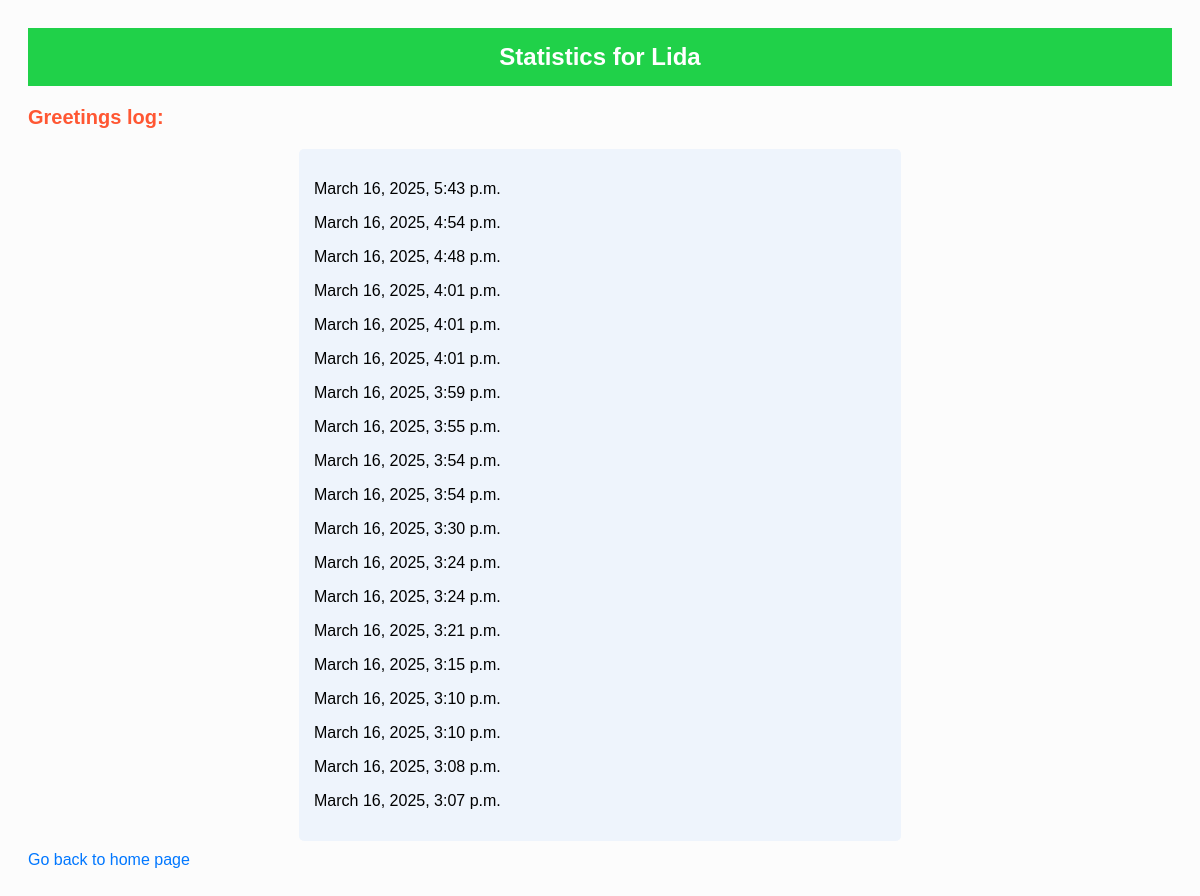
/stats/Lida/, run on an earlier commit of the app's database.
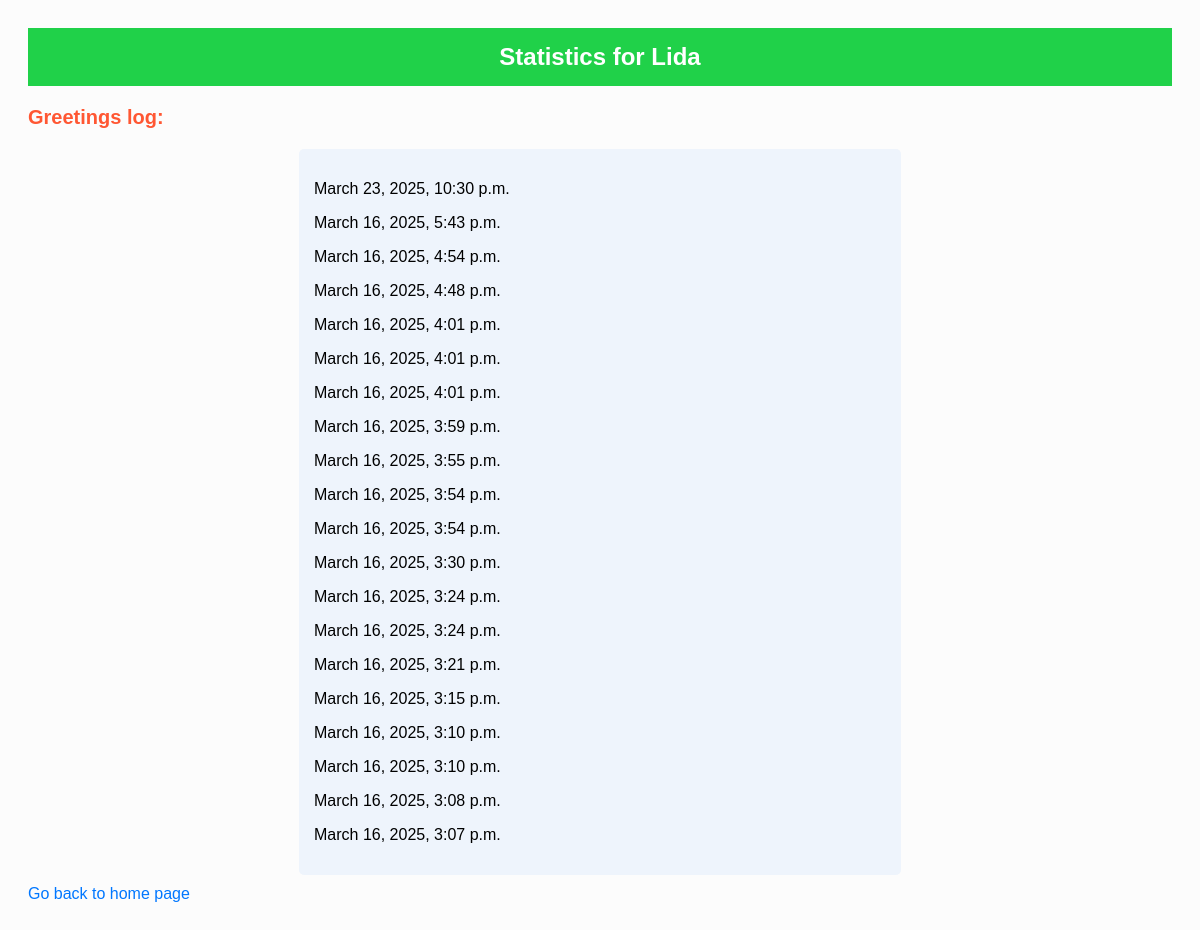
And on a later commit of the database.
### myapp/models.py (models this page shows, shortened)
class Message(models.Model):
    name = models.CharField(max_length=200)
    timestamp = models.DateTimeField(auto_now_add=True)

### myapp/views.py (the view)
# urls.py: path('stats/<str:name>/', views.stats_name, name='stats_name'),
def stats_name(request, name):
    greetings = Message.objects.filter(name=name).order_by("-timestamp")
    return render(request, "stats_name.html", {"name": name, "greetings": greetings})

### myapp/templates/stats_name.html (shortened to what this page needs)
<!DOCTYPE html>
<html lang="en">
<head>
</head>
<body>
    <div class="header">Statistics for {{ name }}</div>
    <div class="content">
        <p class="log-title">Greetings log:</p>
        <div class="log-container">
            {% for greeting in greetings %}
                <p>{{ greeting.timestamp }}</p>
            {% empty %}
                <p>No greetings found for {{ name }}.</p>
            {% endfor %}
        </div>
        <a href="/">Go back to home page</a>
    </div>
</body>
</html>

What changed in the data, as far as the page shows it:
added Message: timestamp "March 23, 2025, 10:30 p.m."
